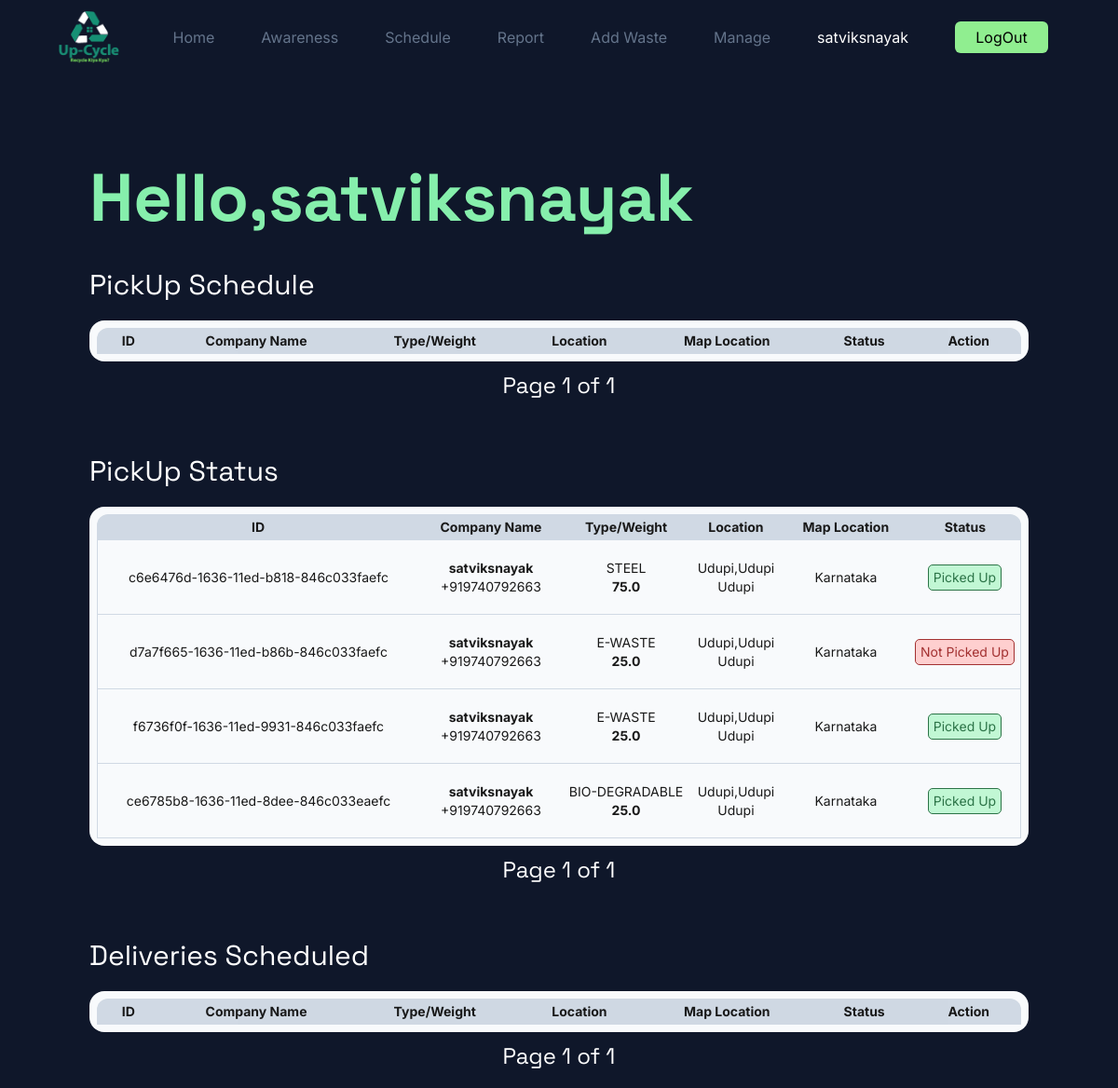
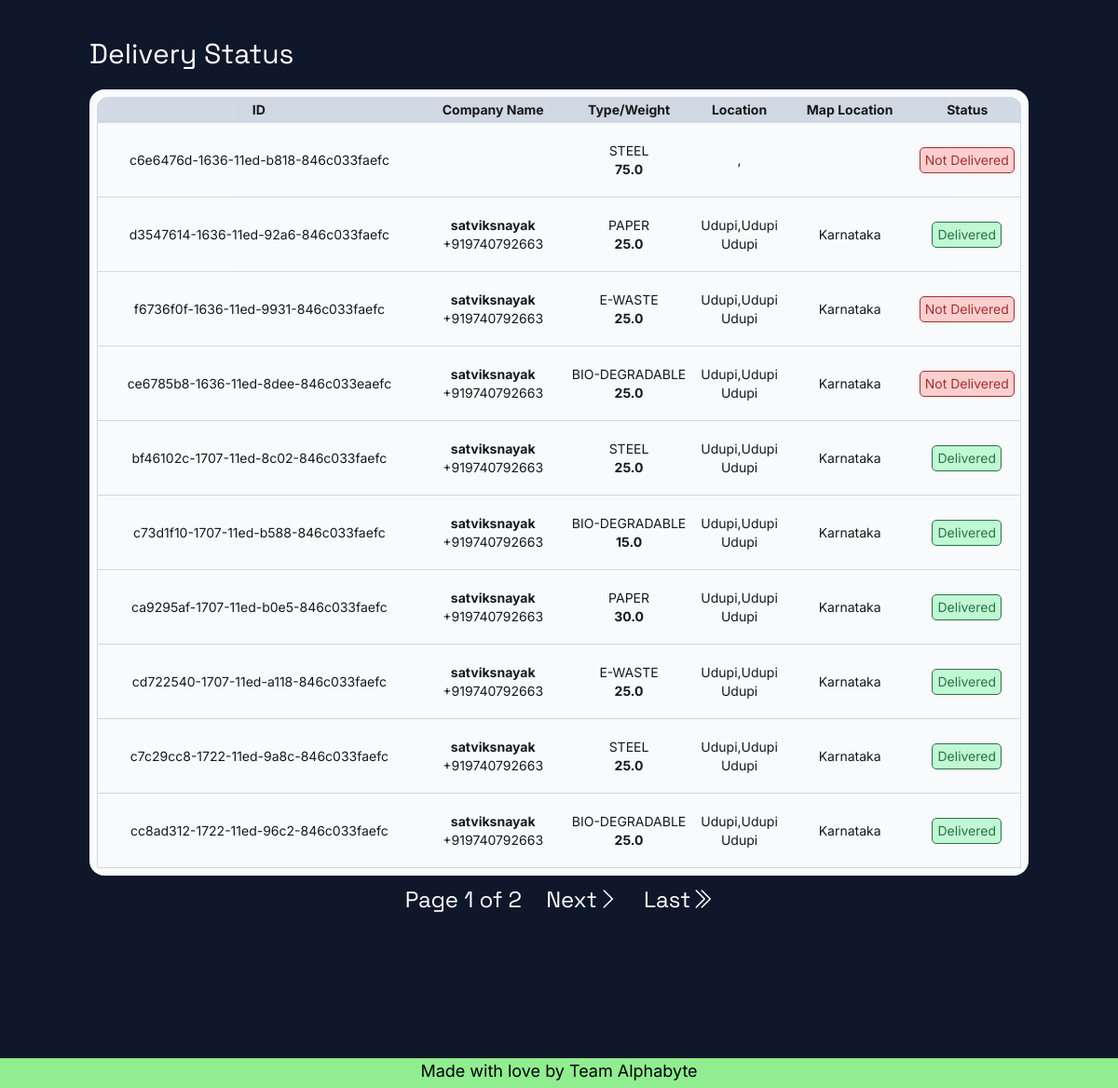
/report/ (signed in), run on the app's committed database (2 pictures, top to bottom).
### App/models.py (models this page shows, shortened)
class Profile(models.Model):
    user = models.OneToOneField(User,on_delete=models.CASCADE,null=True)
    name = models.CharField(max_length=50)
    about = models.TextField(blank=True,null=True)
    profile_pic = models.ImageField(default='avatar.png',upload_to='Profile')
    location = models.CharField(max_length=50,blank=True,null=True)
    street = models.CharField(max_length=50,blank=True,null=True)
    city = models.CharField(max_length=30,blank=True,null=True)
    state = models.CharField(max_length=30,blank=True,null=True)
    phone = PhoneNumberField(blank=True,null=True)
    is_email_verified = models.BooleanField(default=False)

class Waste(models.Model):
    class Types(models.TextChoices):
        STEEL = "STEEL","Steel"
        BIODEGRADABLE = "BIO-DEGRADABLE","Bio-Degradable"
        PAPER = "PAPER","Paper"
        EWASTE = "E-WASTE","E-Waste"
    id = models.CharField(primary_key=True,unique=True,max_length=40)
    recycler = models.ForeignKey(User,on_delete=models.SET_NULL,null=True,blank=True,related_name='recycler')
    company = models.ForeignKey(User,on_delete=models.SET_NULL,null=True,blank=True,related_name='company')
    employee = models.ForeignKey(User,on_delete=models.SET_NULL,null=True,blank=True,related_name='employee')
    entry_date = models.DateField(null=True,blank=True)
    pickup_date = models.DateField(null=True,blank=True)
    dropdown_date = models.DateField(null=True,blank=True)
    weight = models.FloatField(null=True,blank=True)
    price = models.FloatField(null=True,blank=True)
    type = models.CharField(_("Types"),max_length=50,choices=Types.choices)
    pickup_done = models.BooleanField(default=False)
    dropdown_done = models.BooleanField(default=False)

### App/decorators.py (the view)
        def wrappper_func(request,*args,**kwargs):
            group = None
            if request.user.groups.exists():
                group = request.user.groups.all()[0].name
            if group in allowed_roles:
                return view_func(request,*args,**kwargs)
            else:
                return HttpResponse('You are not authorised to view this page!!')

### App/functions.py (called while the page is built)
def grouplist(user):
    groups = []
    if user.groups.exists():
        for i in range(len(user.groups.all())):
            groups.append(user.groups.all()[i].name)
    return groups

### App/templates/App/tables/employee.html (shortened to what this page needs)
<!DOCTYPE html>
<html lang="en">
<head>
</head>
{% extends 'App/base.html' %}
{%load static%}
    {% block content %}
    <div class="content bg-slate-900 p-5 md:p-10 lg:p-24">
        <div class="min-w-full font-space mr-2 flex flex-col w-full lg:w-4/5">
            <h1 class="text-green-300 text-3xl md:text-5xl lg:text-7xl font-bold mr-2 mb-10">Hello,{{user.profile.name}}</h1>
        </div>
        <h3 class="text-white text-lg md:text-xl lg:text-3xl mr-2 mb-5 font-space">PickUp Schedule</h3>
        <div class="Table w-full lg:min-w-4/5 p-1 lg:p-2 bg-slate-50 rounded-2xl overflow-auto lg:overflow-hidden">
            <table class="relative border-separate border-spacing-0 table-auto min-w-full bg-slate-50 text-xs lg:text-sm opacity-90 text-center font-inter mr-2">
                <thead class="bg-slate-300">
                    <tr>
                        <th class="rounded-tl-xl px-4 py-1 w-min md:w-max">ID</th>
                        <th class="px-4 py-1">Company Name</th>
                        <th class="px-4 py-1">Type/Weight</th>
                        <th class="px-4 py-1">Location</th>
                        <th class="px-4 py-1">Map Location</th>
                        <th class="px-4 py-1">Status</th>
                        <th class="rounded-tr-xl px-4 py-1">Action</th>
                    </tr>
                </thead>
            </table>
        </div>
        <div class="w-full text-[1rem] h-5 text-center text-white text-lg md:text-xl lg:text-2xl mb-20 font-space">
            <button class="p-[5px] m-[5px]" type="button">Page {{Pwastes_today.number}} of {{Pwastes_today.paginator.num_pages}}</button>
        </div>
        <h3 class="text-white text-lg md:text-xl lg:text-3xl mr-2 mb-5 font-space">PickUp Status</h3>
        <div class="Table w-full lg:min-w-4/5 p-1 lg:p-2 bg-slate-50 rounded-2xl overflow-auto lg:overflow-hidden">
            <table class="relative border-separate border-spacing-0 table-auto min-w-full bg-slate-50 text-sm opacity-90 text-center font-inter">
                <thead class="bg-slate-300">
                    <tr>
                        <th class="rounded-tl-xl px-4 py-1 w-min md:w-max">ID</th>
                        <th class="px-4 py-1">Company Name</th>
                        <th class="px-4 py-1">Type/Weight</th>
                        <th class="px-4 py-1">Location</th>
                        <th class="px-4 py-1">Map Location</th>
                        <th class="rounded-tr-xl px-4 py-1">Status</th>
                    </tr>
                </thead>
                <tbody>
                    {% for waste in Pwastes %}
                    <tr>
                        <td class="place-content-center px-4 py-1 border-b border-slate-300 border-l flex items-center h-20 w-min md:w-full">{{waste.id}}</td>
                        <td class="border-b border-slate-300 h-20 w-max"><span class="font-bold">{{waste.company.profile.name}}</span><br>{{waste.company.profile.phone}}</td>
                        <td class="border-b border-slate-300 h-20 w-max">{{waste.type}}<br><span class="font-bold">{{waste.weight}}</span></td>
                        <td class="border-b border-slate-300 h-20 w-max">{{waste.company.profile.location}},{{waste.company.profile.street}}<br>{{waste.company.profile.city}}</td>
                        <td class="border-b border-slate-300 h-20 w-max">{{waste.company.profile.state}}</td>
                        <td class="border-b border-slate-300 h-20 w-max border-r">
                            {% if waste.pickup_done %}
                            <button type="button" class="px-[5px] py-[3px] my-[3px] rounded-[5px] bg-green-200 text-green-800 border-[1px] border-green-800 w-max">Picked Up</button>
                            {% else %}
                            <button type="button" class="px-[5px] py-[3px] my-[3px] rounded-[5px] bg-red-200 text-red-800 border-[1px] border-red-800 w-max">Not Picked Up</button>
                            {% endif %}
                        </td>
                    </tr>
                    {% endfor %}
                </tbody>
            </table>
        </div>
        <div class="w-full text-[1rem] h-5 text-center text-white text-lg md:text-xl lg:text-2xl mb-20 font-space">
            <button class="p-[5px] m-[5px]" type="button">Page {{Pwastes.number}} of {{Pwastes.paginator.num_pages}}</button>
        </div>
        <h3 class="text-white text-lg md:text-xl lg:text-3xl mr-2 mb-5 font-space">Deliveries Scheduled</h3>
        <div class="Table w-full lg:min-w-4/5 p-1 lg:p-2 bg-slate-50 rounded-2xl overflow-auto lg:overflow-hidden">
            <table class="relative border-separate border-spacing-0 table-auto min-w-full bg-slate-50 text-xs lg:text-sm opacity-90 text-center font-inter mr-2">
                <thead class="bg-slate-300">
                    <tr>
                        <th class="rounded-tl-xl px-4 py-1 w-min md:w-max">ID</th>
                        <th class="px-4 py-1">Company Name</th>
                        <th class="px-4 py-1">Type/Weight</th>
                        <th class="px-4 py-1">Location</th>
                        <th class="px-4 py-1">Map Location</th>
                        <th class="px-4 py-1">Status</th>
                        <th class="rounded-tr-xl px-4 py-1">Action</th>
                    </tr>
                </thead>
            </table>
        </div>
        <div class="w-full text-[1rem] h-5 text-center text-white text-lg md:text-xl lg:text-2xl mb-20 font-space">
            <button class="p-[5px] m-[5px]" type="button">Page {{Dwastes_today.number}} of {{Dwastes_today.paginator.num_pages}}</button>
        </div>
        <h3 class="text-white text-lg md:text-xl lg:text-3xl mr-2 mb-5 font-space">Delivery Status</h3>
        <div class="Table w-full lg:min-w-4/5 p-1 lg:p-2 bg-slate-50 rounded-2xl overflow-auto lg:overflow-hidden">
            <table class="relative border-separate border-spacing-0 table-auto min-w-full bg-slate-50 text-xs lg:text-sm opacity-90 text-center font-inter mr-2">
                <thead class="bg-slate-300">
                    <tr>
                        <th class="rounded-tl-xl px-4 py-1 w-min md:w-max">ID</th>
                        <th class="px-4 py-1">Company Name</th>
                        <th class="px-4 py-1">Type/Weight</th>
                        <th class="px-4 py-1">Location</th>
                        <th class="px-4 py-1">Map Location</th>
                        <th class="rounded-tr-xl px-4 py-1">Status</th>
                    </tr>
                </thead>
                <tbody>
                    {% for waste in Dwastes %}
                    <tr>
                        <td class="place-content-center px-4 py-1 border-b border-slate-300 border-l flex items-center h-20 w-min md:w-full">{{waste.id}}</td>
                        <td class="border-b border-slate-300 h-20 w-max"><span class="font-bold">{{waste.recycler.profile.name}}</span><br>{{waste.recycler.profile.phone}}</td>
                        <td class="border-b border-slate-300 h-20 w-max">{{waste.type}}<br><span class="font-bold">{{waste.weight}}</span></td>
                        <td class="border-b border-slate-300 h-20 w-max">{{waste.recycler.profile.location}},{{waste.recycler.profile.street}}<br>{{waste.recycler.profile.city}}</td>
                        <td class="border-b border-slate-300 h-20 w-max">{{waste.recycler.profile.state}}</td>
                        <td class="border-b border-slate-300 h-20 w-max border-r">
                            {% if waste.dropdown_done %}
                            <button type="button" class="px-[5px] py-[3px] my-[3px] rounded-[5px] bg-green-200 text-green-800 border-[1px] border-green-800 w-max">Delivered</button>
                            {% else %}
                            <button type="button" class="px-[5px] py-[3px] my-[3px] rounded-[5px] bg-red-200 text-red-800 border-[1px] border-red-800 w-max">Not Delivered</button>
                            {% endif %}
                        </td>
                    </tr>
                    {% endfor %}
                </tbody>
            </table>
        </div>
        <div class="w-full text-[1rem] h-5 text-center text-white text-lg md:text-xl lg:text-2xl mb-20 font-space">
            <button class="p-[5px] m-[5px]" type="button">Page {{Dwastes.number}} of {{Dwastes.paginator.num_pages}}</button>
            {% if Dwastes.has_next %}
            <button class="p-[5px] m-[5px]" type="button"><a href="?page4={{wastes.next_page_number}}">Next<i class="bi bi-chevron-right"></i></a></button>
            <button class="p-[5px] m-[5px]" type="button"><a href="?page4={{wastes.paginator.num_pages}}">Last<i class="bi bi-chevron-double-right"></i></a></button>
            {% endif %}
        </div>
    </div>
    {% endblock %}

### App/templates/App/base.html (shortened to what this page needs)
{% load static %}
<!DOCTYPE html>
<html lang="en">
<head>
    <link rel="stylesheet" href="{% static '/CSS/base.css' %}">
    <link rel="stylesheet" href="https://cdn.jsdelivr.net/npm/bootstrap-icons@1.8.3/font/bootstrap-icons.css">
    <script src="https://cdn.tailwindcss.com"></script>
</head>
<body>
  <nav class="flex h-[5rem] w-full z-[910] sticky top-0 bg-slate-900 text-white font-inter">
    <div class="my-auto px-[50px] justify-between flex align-center w-full">
        <a href="" class="text-lg my-auto"><img src="{% static '/IMGS/logo.png' %}" class="h-[5rem]" alt="" height="50" width="90" style="padding:12px"></a>
        <ul class="toggle transition ease-in-out duration-[1s] md:w-auto w-[150px] flex flex-col fixed right-0 top-[5rem] h-screen md:h-auto md:static md:flex-row bg-slate-900 md:translate-x-0 md:transition-none translate-x-[150px]">
            <li class="md:mx-[25px] mx-auto my-[15px] md:my-auto"><a class="text-slate-500  hover:text-white transition-all ease-in-out delay-200" href="/">Home</a></li>
            <li class="md:mx-[25px] mx-auto my-[15px] md:my-auto"><a class="text-slate-500 hover:text-white transition-all ease-in-out delay-200" href="/awareness/">Awareness</a></li>
            {% if user.is_authenticated %}
            {% if 'Recycler' in groups %}
            <li class="md:mx-[25px] mx-auto my-[15px] md:my-auto"><a class="text-slate-500 hover:text-white transition-all ease-in-out delay-200" href="/schedule/">Schedule</a></li>
            {% endif %}
            {% if 'Employee' in groups %}
            <li class="md:mx-[25px] mx-auto my-[15px] md:my-auto"><a class="text-slate-500 hover:text-white transition-all ease-in-out delay-200" href="/report/">Report</a></li>
            {% endif %}
            {% if 'Company' in groups %}
            <li class="md:mx-[25px] mx-auto my-[15px] md:my-auto"><a class="text-slate-500 hover:text-white transition-all ease-in-out delay-200" href="/addWaste/">Add Waste</a></li>
            {% endif %}
            {% if 'Manager' in groups %}
            <li class="md:mx-[25px] mx-auto my-[15px] md:my-auto"><a class="text-slate-500 hover:text-white transition-all ease-in-out delay-200" href="/manage/">Manage</a></li>
            {% endif %}
            <li class="md:mx-[25px] mx-auto my-[15px] md:my-auto"><a class="text-white" href="/User/Profile/">{{user.username}}</a></li>
            <li class="md:mx-[25px] mx-auto my-[15px] md:my-auto"><a href="/logout/"><button class="w-[100px] p-[5px] bg-lightgreen rounded-md text-black" type="button">LogOut</button></a></li>
            {% endif %}
        </ul>
    </div>
  </nav>
    {% block content %}
    {% endblock %}
<footer class="align-center font-inter justify-center bg-lightgreen absolute text-black text-lg flex w-full h-[2rem] z-[900]">
  <h4 class="">Made with love by Team Alphabyte</h4>
</footer>
</body>
</html>

### data on the page
Waste: id "c6e6476d-1636-11ed-b818-846c033faefc", company.profile.name "satviksnayak", company.profile.phone "+919740792663", type "STEEL", weight "75.0", company.profile.location "Udupi", company.profile.street "Udupi", company.profile.city "Udupi", company.profile.state "Karnataka", pickup_done "Picked Up", dropdown_done "Not Delivered"
Waste: id "d7a7f665-1636-11ed-b86b-846c033faefc", company.profile.name "satviksnayak", company.profile.phone "+919740792663", type "E-WASTE", weight "25.0", company.profile.location "Udupi", company.profile.street "Udupi", company.profile.city "Udupi", company.profile.state "Karnataka", pickup_done "Not Picked Up"
Waste: id "f6736f0f-1636-11ed-9931-846c033faefc", company.profile.name "satviksnayak", company.profile.phone "+919740792663", type "E-WASTE", weight "25.0", company.profile.location "Udupi", company.profile.street "Udupi", company.profile.city "Udupi", company.profile.state "Karnataka", pickup_done "Picked Up", recycler.profile.name "satviksnayak", recycler.profile.phone "+919740792663", recycler.profile.location "Udupi", recycler.profile.street "Udupi", recycler.profile.city "Udupi", recycler.profile.state "Karnataka", dropdown_done "Not Delivered"
Waste: id "ce6785b8-1636-11ed-8dee-846c033eaefc", company.profile.name "satviksnayak", company.profile.phone "+919740792663", type "BIO-DEGRADABLE", weight "25.0", company.profile.location "Udupi", company.profile.street "Udupi", company.profile.city "Udupi", company.profile.state "Karnataka", pickup_done "Picked Up", recycler.profile.name "satviksnayak", recycler.profile.phone "+919740792663", recycler.profile.location "Udupi", recycler.profile.street "Udupi", recycler.profile.city "Udupi", recycler.profile.state "Karnataka", dropdown_done "Not Delivered"
Waste: id "d3547614-1636-11ed-92a6-846c033faefc", recycler.profile.name "satviksnayak", recycler.profile.phone "+919740792663", type "PAPER", weight "25.0", recycler.profile.location "Udupi", recycler.profile.street "Udupi", recycler.profile.city "Udupi", recycler.profile.state "Karnataka", dropdown_done "Delivered"
Waste: id "bf46102c-1707-11ed-8c02-846c033faefc", recycler.profile.name "satviksnayak", recycler.profile.phone "+919740792663", type "STEEL", weight "25.0", recycler.profile.location "Udupi", recycler.profile.street "Udupi", recycler.profile.city "Udupi", recycler.profile.state "Karnataka", dropdown_done "Delivered"
Waste: id "c73d1f10-1707-11ed-b588-846c033faefc", recycler.profile.name "satviksnayak", recycler.profile.phone "+919740792663", type "BIO-DEGRADABLE", weight "15.0", recycler.profile.location "Udupi", recycler.profile.street "Udupi", recycler.profile.city "Udupi", recycler.profile.state "Karnataka", dropdown_done "Delivered"
Waste: id "ca9295af-1707-11ed-b0e5-846c033faefc", recycler.profile.name "satviksnayak", recycler.profile.phone "+919740792663", type "PAPER", weight "30.0", recycler.profile.location "Udupi", recycler.profile.street "Udupi", recycler.profile.city "Udupi", recycler.profile.state "Karnataka", dropdown_done "Delivered"
Waste: id "cd722540-1707-11ed-a118-846c033faefc", recycler.profile.name "satviksnayak", recycler.profile.phone "+919740792663", type "E-WASTE", weight "25.0", recycler.profile.location "Udupi", recycler.profile.street "Udupi", recycler.profile.city "Udupi", recycler.profile.state "Karnataka", dropdown_done "Delivered"
Waste: id "c7c29cc8-1722-11ed-9a8c-846c033faefc", recycler.profile.name "satviksnayak", recycler.profile.phone "+919740792663", type "STEEL", weight "25.0", recycler.profile.location "Udupi", recycler.profile.street "Udupi", recycler.profile.city "Udupi", recycler.profile.state "Karnataka", dropdown_done "Delivered"
Waste: id "cc8ad312-1722-11ed-96c2-846c033faefc", recycler.profile.name "satviksnayak", recycler.profile.phone "+919740792663", type "BIO-DEGRADABLE", weight "25.0", recycler.profile.location "Udupi", recycler.profile.street "Udupi", recycler.profile.city "Udupi", recycler.profile.state "Karnataka", dropdown_done "Delivered"

### other printed values
{{ user.username }} "satviksnayak"
{{ user.profile.name }} "satviksnayak"
{{ Pwastes_today.number }} "1"
{{ Pwastes_today.paginator.num_pages }} "1"
{{ Pwastes.number }} "1"
{{ Pwastes.paginator.num_pages }} "1"
{{ Dwastes_today.number }} "1"
{{ Dwastes_today.paginator.num_pages }} "1"
{{ Dwastes.number }} "1"
{{ Dwastes.paginator.num_pages }} "2"
